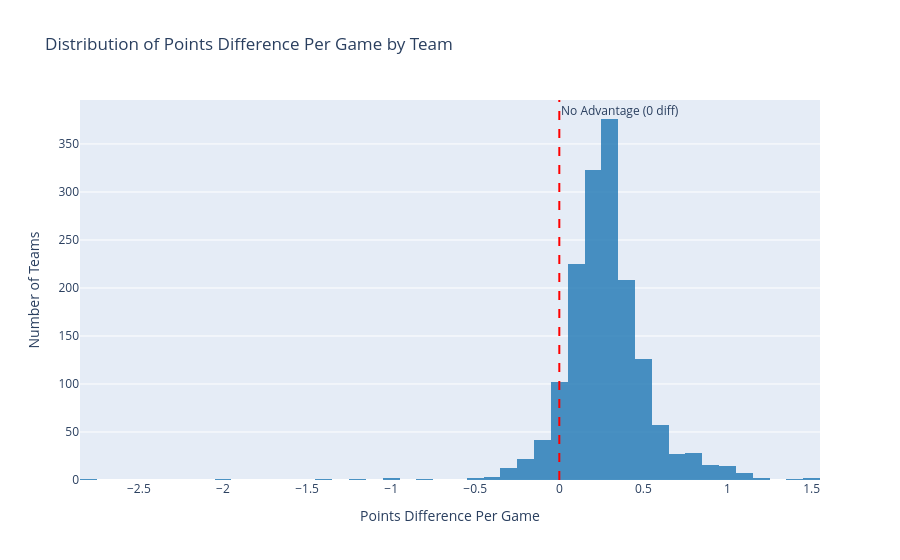

Notebook code cell kept with this figure:
### Code cell
fig = px.histogram(
    team_summary, 
    x='points_diff_per_game', 
    nbins=50,
    title='Distribution of Points Difference Per Game by Team',
    labels={'points_diff_per_game': 'Points Difference Per Game'},
    #marginal='box', # Adds a box plot above to help visualize the spread and outliers
    opacity=0.8,
    color_discrete_sequence=['#1f77b4']
)

# Add a red dashed line at 0 to show the baseline of "No Advantage"
fig.add_vline(x=0, line_dash="dash", line_color="red", annotation_text="No Advantage (0 diff)")

fig.update_layout(yaxis_title='Number of Teams')
fig.show()

### Figure 1 — Plotly figure (JSON) as saved in the notebook; plotly's stock layout.template omitted (floating-point values rounded to 4 significant figures; data arrays with more than 128 entries replaced by an {"elided": "..."} marker saying what was removed)
{"data": [{"bingroup": "x", "hovertemplate": "Points Difference Per Game=%{x}<br>count=%{y}<extra></extra>", "legendgroup": "", "marker": {"color": "#1f77b4", "opacity": 0.8, "pattern": {"shape": ""}}, "name": "", "nbinsx": 50, "orientation": "v", "showlegend": false, "type": "histogram", "x": {"elided": "1604 float values"}, "xaxis": "x", "yaxis": "y"}], "layout": {"annotations": [{"showarrow": false, "text": "No Advantage (0 diff)", "x": 0, "xanchor": "left", "xref": "x", "y": 1, "yanchor": "top", "yref": "y domain"}], "barmode": "relative", "legend": {"tracegroupgap": 0}, "shapes": [{"line": {"color": "red", "dash": "dash"}, "type": "line", "x0": 0, "x1": 0, "xref": "x", "y0": 0, "y1": 1, "yref": "y domain"}], "title": {"text": "Distribution of Points Difference Per Game by Team"}, "xaxis": {"anchor": "y", "domain": [0, 1], "title": {"text": "Points Difference Per Game"}}, "yaxis": {"anchor": "x", "domain": [0, 1], "title": {"text": "Number of Teams"}}}}
